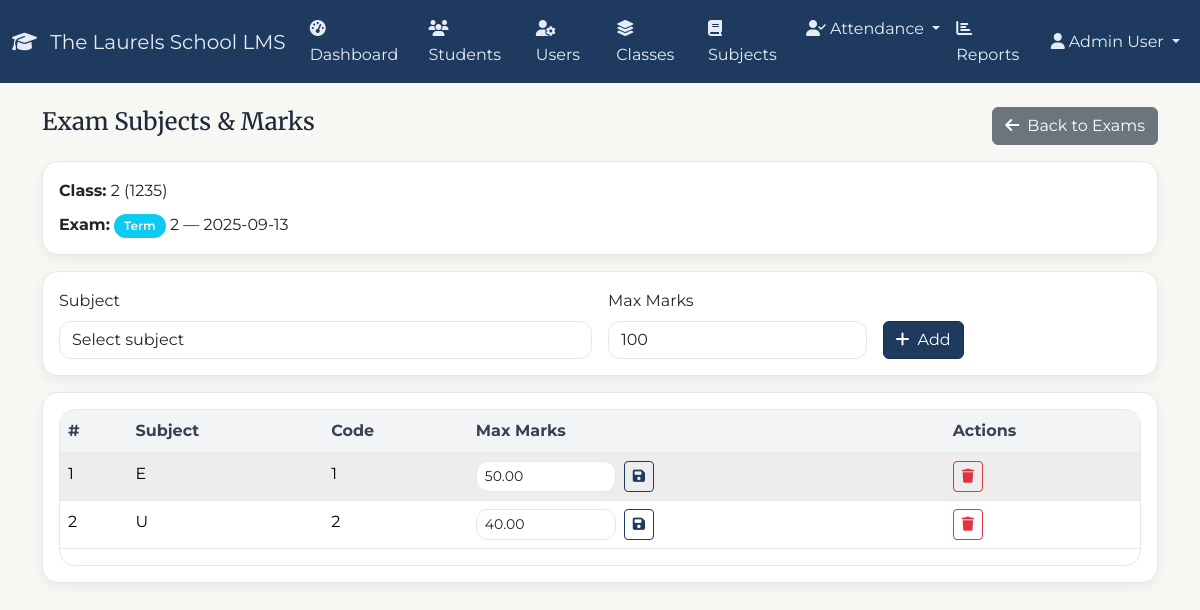
The page /admin/exam_subjects.php?exam_id=2&class_id=2 (signed in) on the database its author committed.
### tables this page shows
CREATE TABLE `exams` (
  `id` int(11) NOT NULL,
  `class_id` int(11) NOT NULL,
  `exam_type` enum('assessment','term') NOT NULL,
  `name` varchar(150) NOT NULL,
  `exam_date` date DEFAULT NULL,
  `description` text DEFAULT NULL,
  `created_at` timestamp NOT NULL DEFAULT current_timestamp(),
  `updated_at` timestamp NOT NULL DEFAULT current_timestamp() ON UPDATE current_timestamp()
);

CREATE TABLE `classes` (
  `id` int(11) NOT NULL,
  `name` varchar(100) NOT NULL,
  `academic_year` varchar(20) NOT NULL,
  `description` text DEFAULT NULL,
  `created_at` timestamp NOT NULL DEFAULT current_timestamp(),
  `updated_at` timestamp NOT NULL DEFAULT current_timestamp() ON UPDATE current_timestamp()
);

CREATE TABLE `exam_subjects` (
  `id` int(11) NOT NULL,
  `exam_id` int(11) NOT NULL,
  `subject_id` int(11) NOT NULL,
  `max_marks` decimal(6,2) NOT NULL DEFAULT 100.00,
  `created_at` timestamp NOT NULL DEFAULT current_timestamp(),
  `updated_at` timestamp NOT NULL DEFAULT current_timestamp() ON UPDATE current_timestamp()
);

CREATE TABLE `subjects` (
  `id` int(11) NOT NULL,
  `name` varchar(100) NOT NULL,
  `code` varchar(20) DEFAULT NULL,
  `description` text DEFAULT NULL,
  `created_at` timestamp NOT NULL DEFAULT current_timestamp(),
  `updated_at` timestamp NOT NULL DEFAULT current_timestamp() ON UPDATE current_timestamp()
);

### admin/exam_subjects.php (the view, shortened to what this page needs)
<?php
$pdo = getDBConnection();
$pdo->exec("CREATE TABLE IF NOT EXISTS exam_subjects (
  id INT PRIMARY KEY AUTO_INCREMENT,
  exam_id INT NOT NULL,
  subject_id INT NOT NULL,
  max_marks DECIMAL(6,2) NOT NULL DEFAULT 100,
  created_at TIMESTAMP DEFAULT CURRENT_TIMESTAMP,
  updated_at TIMESTAMP DEFAULT CURRENT_TIMESTAMP ON UPDATE CURRENT_TIMESTAMP,
  UNIQUE KEY uq_exam_subject (exam_id, subject_id),
  FOREIGN KEY (exam_id) REFERENCES exams(id) ON DELETE CASCADE,
  FOREIGN KEY (subject_id) REFERENCES subjects(id) ON DELETE CASCADE
) ENGINE=InnoDB DEFAULT CHARSET=utf8mb4;");
$examId = isset($_GET['exam_id']) ? (int)$_GET['exam_id'] : 0;
$classId = isset($_GET['class_id']) ? (int)$_GET['class_id'] : 0;
$stmt = $pdo->prepare('SELECT e.*, c.name AS class_name, c.academic_year FROM exams e JOIN classes c ON c.id=e.class_id WHERE e.id=? AND e.class_id=?');
$stmt->execute([$examId, $classId]);
$exam = $stmt->fetch();
$assigned = $pdo->prepare('SELECT es.id, s.name, s.code, es.max_marks, es.created_at FROM exam_subjects es JOIN subjects s ON s.id=es.subject_id WHERE es.exam_id=? ORDER BY s.name');
$assigned->execute([$examId]);
$assigned = $assigned->fetchAll();
?>
<!DOCTYPE html>
<html lang="en">
<head>
    <link href="https://cdn.jsdelivr.net/npm/bootstrap@5.3.2/dist/css/bootstrap.min.css" rel="stylesheet">
    <link href="https://cdnjs.cloudflare.com/ajax/libs/font-awesome/6.4.0/css/all.min.css" rel="stylesheet">
    <link href="../assets/css/theme.css" rel="stylesheet">
</head>
<body>
<?php $active='dashboard'; include __DIR__.'/partials/navbar.php'; ?>
<div class="container mt-4">
    <div class="d-flex justify-content-between align-items-center mb-3">
        <h1 class="h4">Exam Subjects & Marks</h1>
        <div>
            <a href="exams.php?class_id=<?php echo $classId; ?>" class="btn btn-secondary"><i class="fas fa-arrow-left me-2"></i>Back to Exams</a>
        </div>
    </div>
    <div class="card mb-3"><div class="card-body">
        <p class="mb-2"><strong>Class:</strong> <?php echo htmlspecialchars($exam['class_name']); ?> (<?php echo htmlspecialchars($exam['academic_year']); ?>)</p>
        <p class="mb-0"><strong>Exam:</strong> <span class="badge <?php echo $exam['exam_type']==='term'?'bg-info':'bg-secondary'; ?>"><?php echo ucfirst($exam['exam_type']); ?></span> <?php echo htmlspecialchars($exam['name']); ?><?php echo $exam['exam_date']? ' — '.htmlspecialchars($exam['exam_date']):''; ?></p>
    </div></div>
    <div class="card mb-3"><div class="card-body">
        <form method="POST" class="row g-3">
            <div class="col-md-6">
                <label class="form-label">Subject</label>
                <select name="subject_id" class="form-select" required>
                    <option value="">Select subject</option>
                </select>
            </div>
            <div class="col-md-3">
                <label class="form-label">Max Marks</label>
                <input type="number" step="0.01" min="1" name="max_marks" class="form-control" value="100" required>
            </div>
            <div class="col-md-3 align-self-end">
                <button class="btn btn-primary"><i class="fas fa-plus me-2"></i>Add</button>
            </div>
        </form>
    </div></div>
    <div class="card"><div class="card-body">
        <div class="table-responsive rounded-lg">
            <table class="table table-striped">
                <thead><tr>
                    <th>#</th>
                    <th>Subject</th>
                    <th>Code</th>
                    <th>Max Marks</th>
                    <th>Actions</th>
                </tr></thead>
                <tbody>
                <?php foreach ($assigned as $r): ?>
                    <tr>
                        <td><?php echo $r['id']; ?></td>
                        <td><?php echo htmlspecialchars($r['name']); ?></td>
                        <td><?php echo htmlspecialchars($r['code']); ?></td>
                        <td>
                            <form method="POST" class="d-flex gap-2 align-items-center">
                                <input type="number" step="0.01" min="1" name="max_marks" class="form-control form-control-sm" style="max-width:140px;" value="<?php echo htmlspecialchars($r['max_marks']); ?>">
                                <button class="btn btn-sm btn-outline-primary"><i class="fas fa-save"></i></button>
                            </form>
                        </td>
                        <td>
                            <form method="POST" onsubmit="return confirm('Remove this subject from the exam?');">
                                <button class="btn btn-sm btn-outline-danger"><i class="fas fa-trash"></i></button>
                            </form>
                        </td>
                    </tr>
                <?php endforeach; ?>
                </tbody>
            </table>
        </div>
    </div></div>
</div>
</body>
</html>

### admin/partials/navbar.php (shortened to what this page needs)
<nav class="navbar navbar-expand-lg navbar-dark bg-primary">
    <div class="container-fluid">
        <a class="navbar-brand" href="dashboard.php">
            <i class="fas fa-graduation-cap me-2"></i>
            The Laurels School LMS
        </a>
        <div class="collapse navbar-collapse" id="navbarNav">
            <ul class="navbar-nav me-auto">
                <li class="nav-item">
                    <a class="nav-link <?php echo $active==='dashboard'?'active':''; ?>" href="dashboard.php">
                        <i class="fas fa-tachometer-alt me-1"></i>Dashboard
                    </a>
                </li>
                <li class="nav-item">
                    <a class="nav-link <?php echo $active==='students'?'active':''; ?>" href="students.php">
                        <i class="fas fa-users me-1"></i>Students
                    </a>
                </li>
                <li class="nav-item">
                    <a class="nav-link <?php echo $active==='users'?'active':''; ?>" href="users.php">
                        <i class="fas fa-user-cog me-1"></i>Users
                    </a>
                </li>
                <li class="nav-item">
                    <a class="nav-link <?php echo $active==='classes'?'active':''; ?>" href="classes.php">
                        <i class="fas fa-layer-group me-1"></i>Classes
                    </a>
                </li>
                <li class="nav-item">
                    <a class="nav-link <?php echo $active==='subjects'?'active':''; ?>" href="subjects.php">
                        <i class="fas fa-book me-1"></i>Subjects
                    </a>
                </li>
                <li class="nav-item dropdown">
                    <a class="nav-link dropdown-toggle <?php echo $active==='attendance'?'active':''; ?>" href="#" role="button" data-bs-toggle="dropdown">
                        <i class="fas fa-user-check me-1"></i>Attendance
                    </a>
                </li>
                <li class="nav-item">
                    <a class="nav-link <?php echo $active==='reports'?'active':''; ?>" href="reports.php">
                        <i class="fas fa-chart-bar me-1"></i>Reports
                    </a>
                </li>
            </ul>
            <ul class="navbar-nav">
                <li class="nav-item dropdown">
                    <a class="nav-link dropdown-toggle" href="#" role="button" data-bs-toggle="dropdown">
                        <i class="fas fa-user me-1"></i><?php echo htmlspecialchars($_SESSION['user_name'] ?? 'User'); ?>
                    </a>
                </li>
            </ul>
        </div>
    </div>
</nav>

### assets/css/theme.css (style rules this page uses)
:root { --color-navy: #1f3a5f; --color-navy-700: #163051; --color-green: #2a6f4e; --color-green-700: #225b40; --color-bg: #f7f7f4; --color-surface: #ffffff; --color-muted: #6b7280; --color-border: #e5e7eb; --radius-md: 12px; --radius-lg: 16px; --shadow-sm: 0 4px 12px rgba(0,0,0,0.06); --shadow-md: 0 8px 24px rgba(0,0,0,0.08); }
html, body { background: var(--color-bg); color: #1f2937; font-family: 'Montserrat', system-ui, -apple-system, Segoe UI, Roboto, Helvetica, Arial, 'Apple Color Emoji', 'Segoe UI Emoji', 'Segoe UI Symbol'; line-height: 1.6; }
h1, h2, h3, h4, h5, h6 { font-family: 'Merriweather', Georgia, 'Times New Roman', serif; color: var(--color-navy); }
.navbar.bg-primary { background: var(--color-navy) !important; }
.navbar .nav-link, .navbar .navbar-brand { color: #e6ecf5 !important; }
.btn-primary { background: var(--color-navy); border-color: var(--color-navy-700); }
.btn-outline-primary { color: var(--color-navy); border-color: var(--color-navy); }
.card { border: 1px solid var(--color-border); border-radius: var(--radius-lg); box-shadow: var(--shadow-sm); background: var(--color-surface); }
.table { border-color: var(--color-border); }
.table thead th { background: #f3f4f6; color: #374151; border-bottom: 1px solid var(--color-border); }
.table-striped > tbody > tr:nth-of-type(odd) > * { background-color: #fafafa; }
.badge { border-radius: 999px; padding: 6px 10px; font-weight: 600; }
.form-control, .form-select, textarea { border-radius: var(--radius-md); border-color: var(--color-border); background: #fff; }
.table-responsive { border-radius: var(--radius-lg); border: 1px solid var(--color-border); overflow: hidden; background: #fff; }
.rounded-lg { border-radius: var(--radius-lg) !important; }
.container .h1, .container .h2, .container .h3, .container .h4 { margin-bottom: .5rem; }
a { color: var(--color-navy); }

### rows shown on the page
exams: class.name "2", class.academic_year "1235", exam_type "Term", name "2", exam_date "2025-09-13"
exam_subjects: id "1", subject.name "E", subject.code "1", max_marks "50.00"
exam_subjects: id "2", subject.name "U", subject.code "2", max_marks "40.00"

### other values the page prints
$_SESSION['user_name'] "Admin User"
